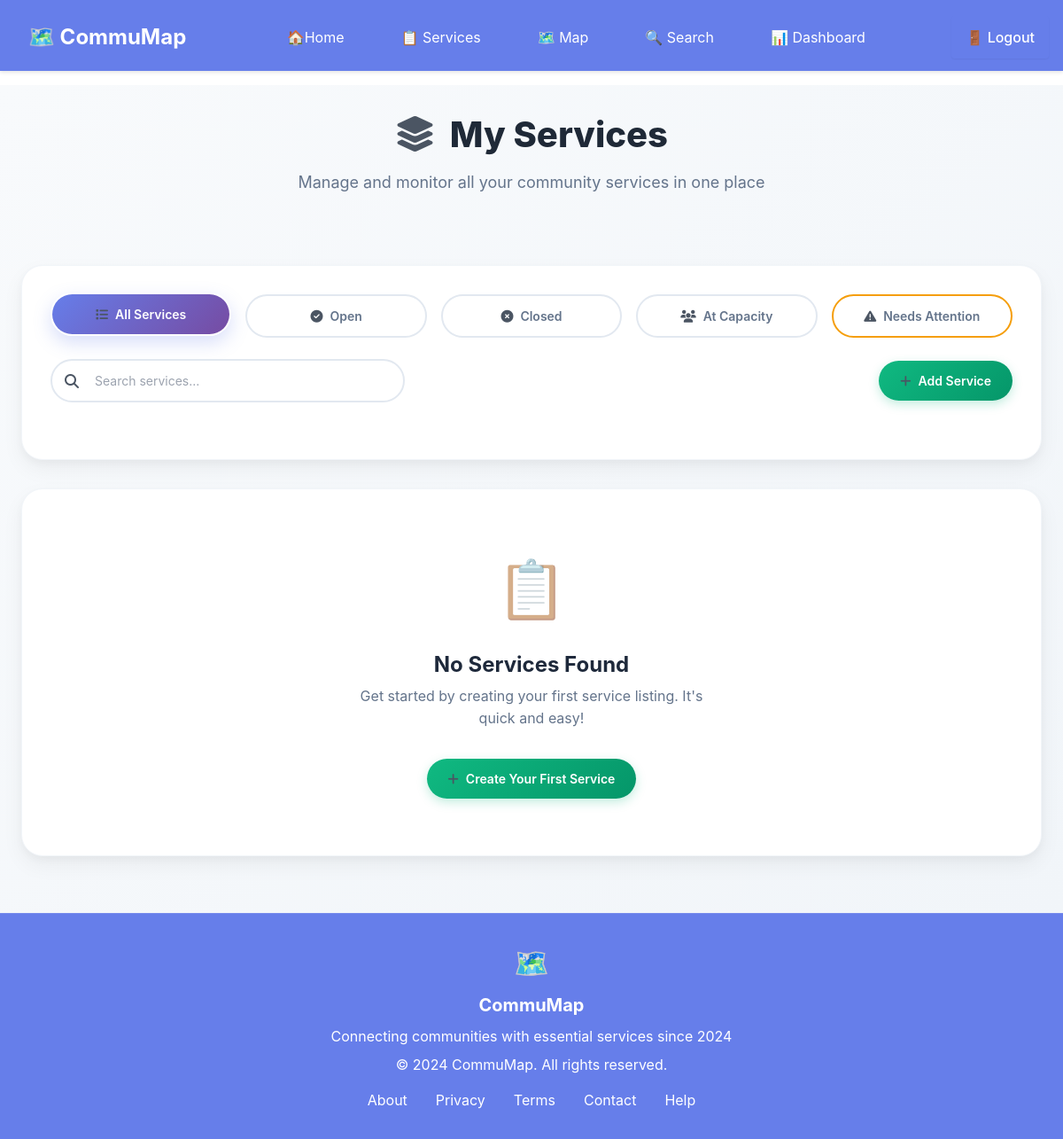
Before: /manager/services/ (signed in) with the older database file.
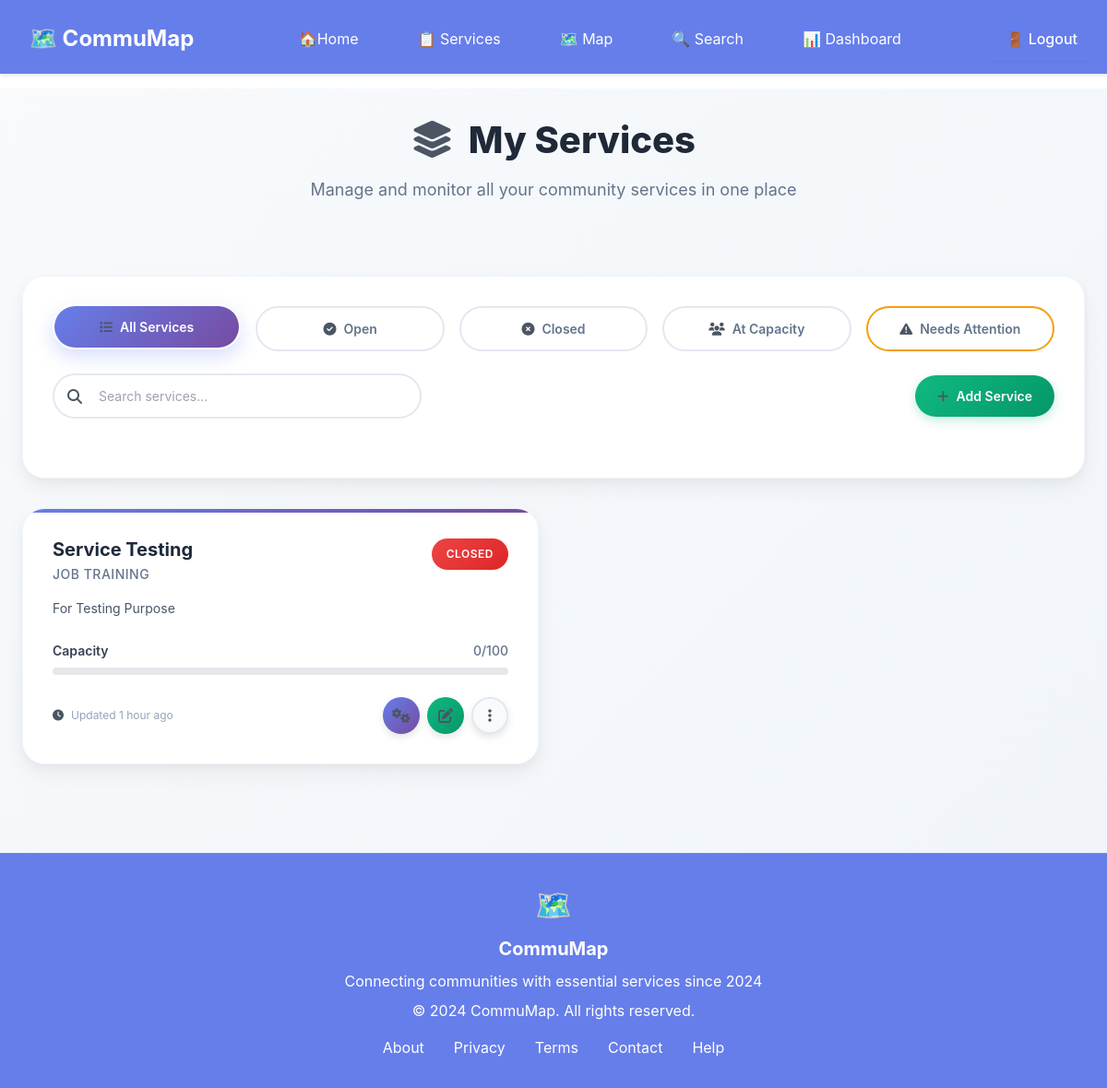
After: the same page with the newer database file.
### apps/services/models.py (models this page shows, shortened)
class Service(TimestampedMixin):
    id = models.UUIDField(primary_key=True, default=uuid.uuid4, editable=False)
    name = models.CharField(
        max_length=200,
        help_text=_('Service name')
    )
    slug = models.SlugField(
        max_length=250,
        unique=True,
        help_text=_('URL-friendly service identifier')
    )
    description = models.TextField(
        help_text=_('Detailed service description')
    )
    short_description = models.CharField(
        max_length=300,
        help_text=_('Brief service summary for listings')
    )
    category = models.ForeignKey(
        ServiceCategory,
        on_delete=models.PROTECT,
        related_name='services',
        help_text=_('Primary service category')
    )
    tags = models.JSONField(
        default=list,
        blank=True,
        help_text=_('Additional searchable tags')
    )
    latitude = models.FloatField(
        help_text=_('Service location latitude')
    )
    longitude = models.FloatField(
        help_text=_('Service location longitude')
    )
    address = models.CharField(
        max_length=300,
        help_text=_('Physical address')
    )
    postal_code = models.CharField(
        max_length=20,
        blank=True,
        help_text=_('Postal/ZIP code')
    )
    city = models.CharField(
        max_length=100,
        help_text=_('City name')
    )
    state_province = models.CharField(
        max_length=100,
        help_text=_('State or province')
    )
    country = models.CharField(
        max_length=100,
        default='Malaysia',
        help_text=_('Country name')
    )
    phone = models.CharField(
        max_length=20,
        blank=True,
        help_text=_('Primary phone number')
    )
    phone_alt = models.CharField(
        max_length=20,
        blank=True,
        help_text=_('Alternative phone number')
    )
    email = models.EmailField(
        blank=True,
        help_text=_('Contact email address')
    )
    website = models.URLField(
        blank=True,
        help_text=_('Official website URL')
    )
    hours_of_operation = models.JSONField(
        default=dict,
        help_text=_('Weekly operating hours by day')
    )
    is_24_7 = models.BooleanField(
        default=False,
        help_text=_('Open 24 hours, 7 days a week')
    )
    seasonal_info = models.TextField(
        blank=True,
        help_text=_('Seasonal operation details')
    )
    max_capacity = models.PositiveIntegerField(
        blank=True,
        null=True,
        help_text=_('Maximum service capacity')
    )
    current_capacity = models.PositiveIntegerField(
        default=0,
        help_text=_('Current occupancy/usage')
    )
    capacity_last_updated = models.DateTimeField(
        auto_now=True,
        help_text=_('When capacity was last updated')
    )
    is_emergency_service = models.BooleanField(
        default=False,
        help_text=_('Available during emergencies')
    )
    requires_appointment = models.BooleanField(
        default=False,
        help_text=_('Requires advance appointment')
    )
    accepts_walk_ins = models.BooleanField(
        default=True,
        help_text=_('Accepts walk-in clients')
    )
    is_free = models.BooleanField(
        default=True,
        help_text=_('Service is provided free of charge')
    )
    cost_info = models.TextField(
        blank=True,
        help_text=_('Cost and payment information')
    )
    eligibility_criteria = models.TextField(
        blank=True,
        help_text=_('Who is eligible for this service')
    )
    required_documents = models.TextField(
        blank=True,
        help_text=_('Required documentation')
    )
    age_restrictions = models.CharField(
        max_length=100,
        blank=True,
        help_text=_('Age restrictions (e.g., "18+", "Children only")')
    )
    manager = models.ForeignKey(
        User,
        on_delete=models.SET_NULL,
        null=True,
        blank=True,
        related_name='managed_services',
        help_text=_('Service manager responsible for updates')
    )
    is_verified = models.BooleanField(
        default=False,
        help_text=_('Service has been verified by moderators')
    )
    verified_by = models.ForeignKey(
        User,
        on_delete=models.SET_NULL,
        null=True,
        blank=True,
        related_name='verified_services',
        help_text=_('Moderator who verified this service')
    )
    verified_at = models.DateTimeField(
        blank=True,
        null=True,
        help_text=_('When service was verified')
    )
    current_status = models.CharField(
        max_length=20,
        choices=ServiceStatus.choices,
        default=ServiceStatus.OPEN,
        help_text=_('Current operational status')
    )
    status_updated_by = models.ForeignKey(
        User,
        on_delete=models.SET_NULL,
        null=True,
        blank=True,
        related_name='status_updates',
        help_text=_('User who last updated status')
    )
    is_active = models.BooleanField(
        default=True,
        help_text=_('Service is active and visible to users')
    )
    quality_score = models.DecimalField(
        max_digits=3,
        decimal_places=2,
        default=Decimal('0.00'),
        validators=[MinValueValidator(0), MaxValueValidator(5)],
        help_text=_('Quality score based on feedback (0-5)')
    )
    total_ratings = models.PositiveIntegerField(
        default=0,
        help_text=_('Total number of ratings received')
    )
    search_vector = models.TextField(
        blank=True,
        help_text=_('Pre-computed search text for full-text search')
    )
    class Meta:
        verbose_name = _('Service')
        verbose_name_plural = _('Services')
        ordering = ['-created_at']
        indexes = [
            models.Index(fields=['category', 'is_active', 'is_verified']),
            models.Index(fields=['current_status', 'is_emergency_service']),
            models.Index(fields=['city', 'state_province']),
            models.Index(fields=['is_verified', 'is_active']),
            models.Index(fields=['quality_score']),
            models.Index(fields=['manager']),
        ]
    @property
    def capacity_percentage(self) -> Optional[float]:
        if self.max_capacity and self.max_capacity > 0:
            return (self.current_capacity / self.max_capacity) * 100
        return None

class ServiceCategory(TimestampedMixin):
    CATEGORY_TYPES = [
        ('healthcare', _('Healthcare & Medical')),
        ('shelter', _('Shelter & Housing')),
        ('food', _('Food & Nutrition')),
        ('education', _('Education & Learning')),
        ('emergency', _('Emergency Services')),
        ('social', _('Social Services')),
        ('employment', _('Employment & Training')),
        ('legal', _('Legal Aid')),
        ('transportation', _('Transportation')),
        ('utilities', _('Utilities & Basic Needs')),
        ('recreation', _('Recreation & Community')),
        ('other', _('Other Services')),
    ]
    id = models.UUIDField(primary_key=True, default=uuid.uuid4, editable=False)
    name = models.CharField(
        max_length=100,
        unique=True,
        help_text=_('Category name')
    )
    slug = models.SlugField(
        max_length=100,
        unique=True,
        help_text=_('URL-friendly category identifier')
    )
    category_type = models.CharField(
        max_length=20,
        choices=CATEGORY_TYPES,
        help_text=_('Primary category type')
    )
    description = models.TextField(
        blank=True,
        help_text=_('Category description')
    )
    icon = models.CharField(
        max_length=50,
        blank=True,
        help_text=_('Icon class for UI display')
    )
    color = models.CharField(
        max_length=7,
        default='#3B82F6',
        help_text=_('Hex color code for category')
    )
    is_active = models.BooleanField(
        default=True,
        help_text=_('Whether this category is available for use')
    )
    sort_order = models.PositiveIntegerField(
        default=0,
        help_text=_('Display order (lower numbers first)')
    )
    class Meta:
        verbose_name = _('Service Category')
        verbose_name_plural = _('Service Categories')
        ordering = ['sort_order', 'name']
        indexes = [
            models.Index(fields=['category_type', 'is_active']),
            models.Index(fields=['sort_order']),
        ]

### apps/managers/views.py (the view)
# urls.py: path('services/', views.ManagerServicesView.as_view(), name='services'),
class ManagerServicesView(LoginRequiredMixin, RoleRequiredMixin, ListView):
    template_name = 'managers/services.html'
    context_object_name = 'services'
    paginate_by = 20
    def get_queryset(self):
        queryset = Service.objects.filter(manager=self.request.user).select_related('category')
        search_params = self.get_search_params()
        if search_params:
            search_context = ServiceSearchContext()
            queryset = search_context.search(queryset, search_params)
        return queryset.order_by('-updated_at')
    def get_search_params(self) -> Dict[str, Any]:
        params = {}
        if self.request.GET.get('q'):
            params['query'] = self.request.GET['q']
        if self.request.GET.get('status'):
            params['status'] = self.request.GET['status']
        if self.request.GET.get('category'):
            params['category'] = self.request.GET['category']
        if self.request.GET.get('approval_status'):
            params['approval_status'] = self.request.GET['approval_status']
        if self.request.GET.get('needs_attention'):
            params['needs_attention'] = True
        return params
    def get_context_data(self, **kwargs):
        context = super().get_context_data(**kwargs)
        manager = self.request.user
        all_services = Service.objects.filter(manager=manager)
        pending_services = all_services.filter(is_verified=False)
        verified_services = all_services.filter(is_verified=True)
        context.update({
            'categories': ServiceCategory.objects.filter(is_active=True),
            'search_params': self.get_search_params(),
            'service_counts': {
                'total': all_services.count(),
                'pending': pending_services.count(),
                'verified': verified_services.count(),
                'open': verified_services.filter(current_status='open').count(),
                'closed': verified_services.filter(current_status='closed').count(),
            },
            'pending_services': pending_services.order_by('-created_at')[:5],
        })
        return context

### apps/core/models.py (called while the page is built)
    def get_display_name(self) -> str:
        if self.full_name:
            return self.full_name
        elif self.first_name and self.last_name:
            return f"{self.first_name} {self.last_name}"
        elif self.first_name:
            return self.first_name
        else:
            return self.email.split('@')[0]

    @property
    def requires_verification(self) -> bool:
        return self.role in [UserRole.SERVICE_MANAGER, UserRole.COMMUNITY_MODERATOR]

    @property
    def can_manage_services(self) -> bool:
        return self.role in [UserRole.SERVICE_MANAGER, UserRole.ADMIN] and self.is_verified

    @property
    def can_moderate_content(self) -> bool:
        return self.role in [UserRole.COMMUNITY_MODERATOR, UserRole.ADMIN] and self.is_verified

    @property
    def is_admin_user(self) -> bool:
        return self.role == UserRole.ADMIN and self.is_verified

    @classmethod
    def get_instance(cls) -> 'SystemSettings':
        if cls._instance is None:
            cls._instance, created = cls.objects.get_or_create(pk=1)
        return cls._instance

### templates/managers/services.html (shortened to what the changed rows need)
{% extends 'base.html' %}
{% load static %}
{% block content %}
<div class="services-container">
    <div class="container mx-auto px-4">
        <div class="services-header">
            <h1 class="services-title">
                <i class="fas fa-layer-group" style="color: #6b7280; margin-right: 0.5rem;"></i>
                My Services
            </h1>
        </div>
        {% if services %}
            <div class="services-grid">
                {% for service in services %}
                    <div class="service-card" data-service-name="{{ service.name|lower }}" data-service-category="{{ service.category.name|lower }}">
                        <div class="service-header">
                            <div>
                                <h3 class="service-title">{{ service.name }}</h3>
                                <p class="service-category">{{ service.category.name }}</p>
                            </div>
                            <span class="status-chip status-{{ service.current_status }}">
                                {{ service.get_current_status_display }}
                            </span>
                        </div>
                        <p class="service-description">
                            {{ service.short_description|truncatewords:25 }}
                        </p>
                        {% if service.max_capacity %}
                            <div class="capacity-section">
                                <div class="capacity-header">
                                    <span class="capacity-label">Capacity</span>
                                    <span class="capacity-numbers">{{ service.current_capacity }}/{{ service.max_capacity }}</span>
                                </div>
                                <div class="capacity-bar">
                                </div>
                            </div>
                        {% endif %}
                        <div class="service-actions">
                            <div class="service-meta">
                                <i class="fas fa-clock"></i>
                                <span>Updated {{ service.updated_at|timesince }} ago</span>
                            </div>
                            <div class="action-buttons">
                                <a href="{% url 'manager:service_status' service.pk %}"
                                   class="action-btn action-btn-stats"
                                   title="Manage Status">
                                    <i class="fas fa-cogs"></i>
                                </a>
                                <a href="{% url 'manager:service_edit' service.pk %}"
                                   class="action-btn action-btn-edit"
                                   title="Edit Service">
                                    <i class="fas fa-edit"></i>
                                </a>
                                <div class="dropdown">
                                    <button class="action-btn action-btn-menu"
                                            type="button"
                                            data-bs-toggle="dropdown"
                                            aria-expanded="false"
                                            title="More Options">
                                        <i class="fas fa-ellipsis-v"></i>
                                    </button>
                                </div>
                            </div>
                        </div>
                    </div>
                {% endfor %}
            </div>
        {% else %}
            <div class="empty-state">
                <div class="empty-state-icon">📋</div>
                <h2 class="empty-state-title">No Services Found</h2>
                <p class="empty-state-description">
                    {% if request.GET.status or request.GET.needs_attention %}
                        No services match your current filter. Try adjusting your search criteria.
                    {% else %}
                        Get started by creating your first service listing. It's quick and easy!
                    {% endif %}
                </p>
                {% if not request.GET.status and not request.GET.needs_attention %}
                    <a href="{% url 'manager:service_create' %}" class="add-service-btn" style="pointer-events: auto; z-index: 1000; position: relative;">
                        <i class="fas fa-plus"></i>
                        <span>Create Your First Service</span>
                    </a>
                {% else %}
                    <a href="{% url 'manager:services' %}" class="filter-btn">
                        <i class="fas fa-list"></i>
                        <span>View All Services</span>
                    </a>
                {% endif %}
            </div>
        {% endif %}
    </div>
</div>
{% endblock %}

Changed rows visible on the page:
added Service: name "Service Testing", category.name "JOB TRAINING", current_status "CLOSED", short_description "For Testing Purpose", current_capacity "0", max_capacity "100", updated_at "1 hour"
Other visible differences:
text no longer shown: "📋 No Services Found Get started by creating your first service listing. It's quick and easy! Create Your First Service"
